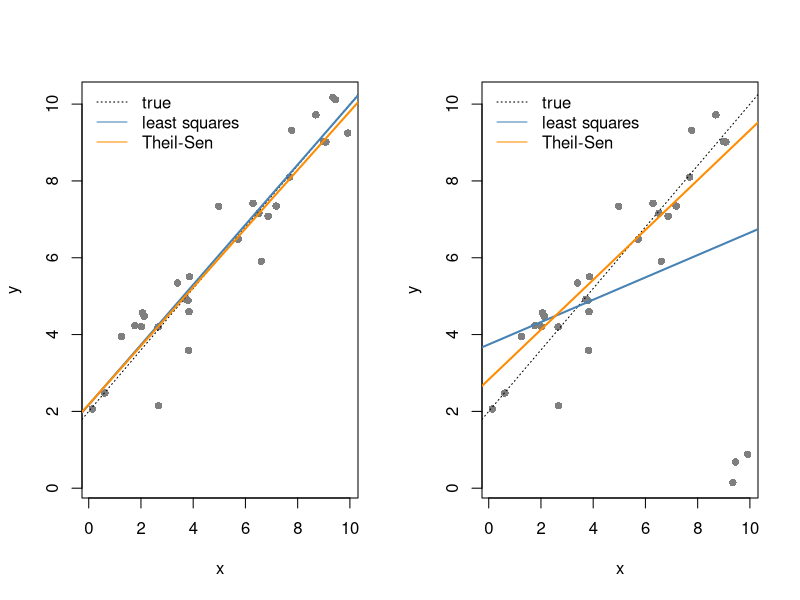

Recreate this plot in R.
# Theil-Sen and least squares lines for 30 points, of which the 3 with the largest x are
# replaced by gross errors.
theil_sen <- function(x, y) {
  ij <- combn(length(x), 2)
  dx <- x[ij[2, ]] - x[ij[1, ]]
  s <- (y[ij[2, ]] - y[ij[1, ]])[dx != 0] / dx[dx != 0]
  b <- median(s)
  c(intercept = median(y - b * x), slope = b)
}
set.seed(1)
n <- 30
x <- sort(runif(n, 0, 10))
y <- 2 + 0.8 * x + rnorm(n)
y_bad <- y
y_bad[(n - 2):n] <- rnorm(3, 0.5, 0.5)
op <- par(mfrow = c(1, 2))
for (yy in list(y, y_bad)) {
  plot(x, yy, pch = 16, col = "gray50", ylim = range(c(y, y_bad)), ylab = "y")
  abline(2, 0.8, lty = 3)
  abline(lm(yy ~ x), col = "steelblue", lwd = 2)
  abline(theil_sen(x, yy), col = "darkorange", lwd = 2)
  legend("topleft", c("true", "least squares", "Theil-Sen"), lty = c(3, 1, 1),
         col = c("black", "steelblue", "darkorange"), bty = "n")
}
par(op)
